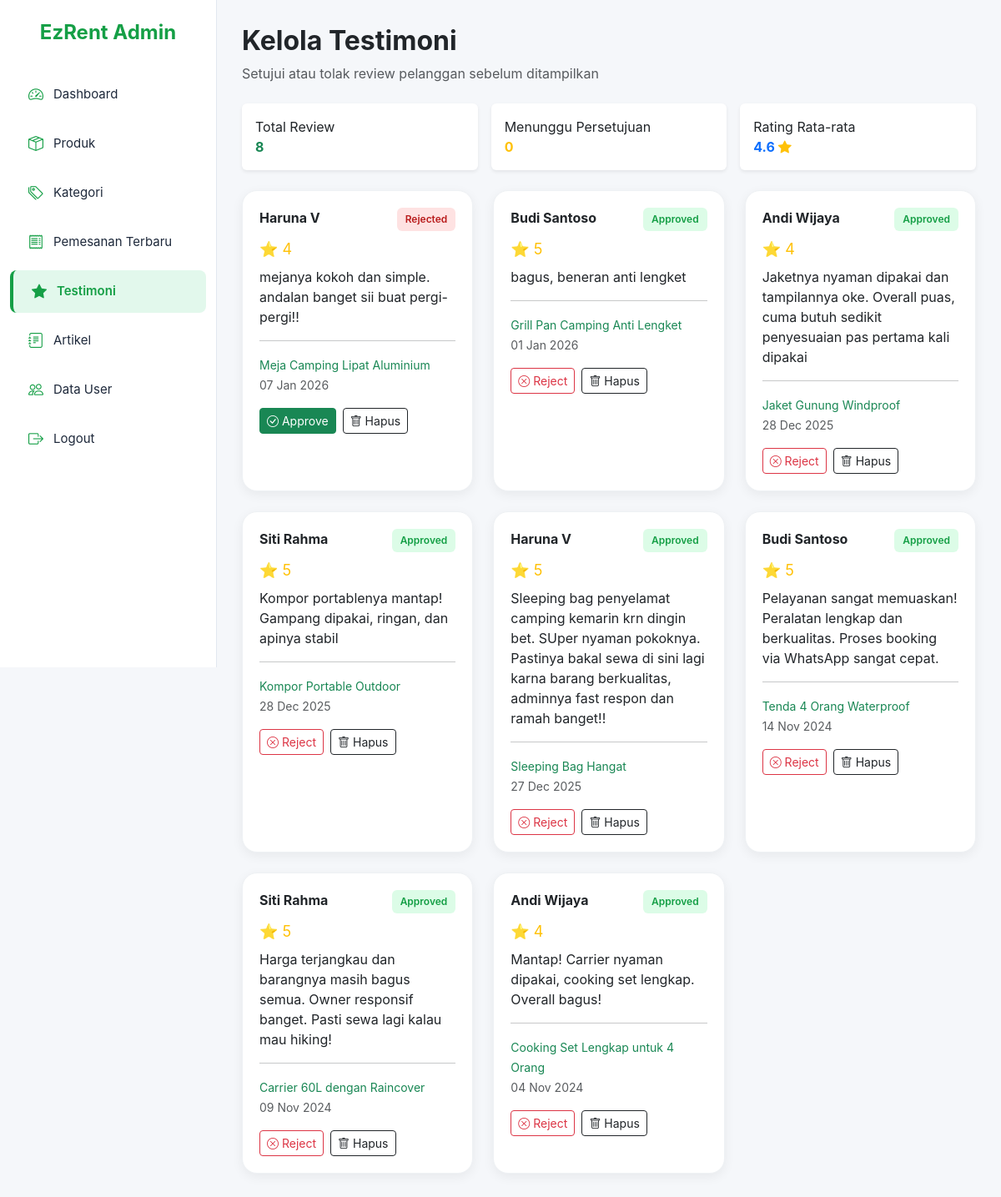
The app's page /index.php/admin/testimoni with its own data.
### tables this page shows
CREATE TABLE `review` (
  `id_review` int(11) NOT NULL,
  `id_transaksi` int(11) DEFAULT NULL,
  `id_user` int(11) DEFAULT NULL,
  `id_produk` int(11) DEFAULT NULL,
  `rating` int(11) DEFAULT NULL,
  `isi_review` text DEFAULT NULL,
  `kelebihan` text DEFAULT NULL,
  `kekurangan` text DEFAULT NULL,
  `status` varchar(20) DEFAULT NULL,
  `created_at` timestamp NOT NULL DEFAULT current_timestamp(),
  `updated_at` timestamp NOT NULL DEFAULT current_timestamp() ON UPDATE current_timestamp()
);

CREATE TABLE `users` (
  `id_user` int(11) NOT NULL,
  `nama_lengkap` varchar(100) DEFAULT NULL,
  `email` varchar(100) DEFAULT NULL,
  `password` varchar(255) DEFAULT NULL,
  `no_telepon` varchar(20) DEFAULT NULL,
  `alamat` text DEFAULT NULL,
  `role` varchar(20) DEFAULT NULL,
  `status` varchar(20) DEFAULT NULL,
  `created_at` timestamp NOT NULL DEFAULT current_timestamp(),
  `updated_at` timestamp NOT NULL DEFAULT current_timestamp() ON UPDATE current_timestamp()
);

CREATE TABLE `produk` (
  `id_produk` int(11) NOT NULL,
  `id_kategori` int(11) DEFAULT NULL,
  `kode_produk` varchar(20) DEFAULT NULL,
  `nama_produk` varchar(100) DEFAULT NULL,
  `deskripsi` text DEFAULT NULL,
  `spesifikasi` text DEFAULT NULL,
  `harga` decimal(10,2) DEFAULT NULL,
  `stok` int(11) DEFAULT NULL,
  `stok_tersedia` int(11) DEFAULT NULL,
  `kondisi` varchar(20) DEFAULT NULL,
  `status` varchar(20) DEFAULT NULL,
  `rating` decimal(2,1) DEFAULT NULL,
  `jumlah_review` int(11) DEFAULT NULL,
  `jumlah_disewa` int(11) DEFAULT NULL,
  `is_recommended` tinyint(1) DEFAULT NULL,
  `created_at` timestamp NOT NULL DEFAULT current_timestamp(),
  `updated_at` timestamp NOT NULL DEFAULT current_timestamp() ON UPDATE current_timestamp()
);

### application/controllers/admin/Testimoni.php (called while the page is built, shortened)
<?php
class Testimoni extends CI_Controller {
    public function __construct()
    {
        $this->load->model('Testimoni_model');
    }
    public function index()
    {
        $data['review'] = $this->Testimoni_model->admin_get_all();
        $data['total_review']     = $this->Testimoni_model->count_all();
        $data['pending_review']   = $this->Testimoni_model->count_pending();
        $data['rating_rata2']     = round($this->Testimoni_model->avg_rating(), 1);
        $this->load->view('admin/testimoni/index', $data);
    }
}

### index.php (called while the page is built, shortened)
<?php
require_once BASEPATH.'core/CodeIgniter.php';

### application/models/Testimoni_model.php (called while the page is built, shortened)
<?php
class Testimoni_model extends CI_Model {
    public function avg_rating()
    {
        $this->db->select_avg('rating');
        $res = $this->db->get('review')->row();
        return $res ? $res->rating : 0;
    }
    public function admin_get_all()
    {
        return $this->db
            ->select("review.*, users.nama_lengkap, produk.nama_produk")
            ->from("review")
            ->join("users", "users.id_user = review.id_user")
            ->join("produk", "produk.id_produk = review.id_produk")
            ->order_by("review.created_at", "DESC")
            ->get()->result();
    }
}

### application/views/admin/testimoni/index.php (the view, shortened to what this page needs)
<!DOCTYPE html>
<html lang="id">
<head>
    <link href="https://cdn.jsdelivr.net/npm/bootstrap@5.3.2/dist/css/bootstrap.min.css" rel="stylesheet">
    <link href="https://cdn.jsdelivr.net/npm/bootstrap-icons@1.11.1/font/bootstrap-icons.css" rel="stylesheet">
</head>
<body>
<div class="sidebar" id="sidebar">
    <h4>EzRent Admin</h4>
    <nav class="nav flex-column">
        <a class="nav-link" href="<?= base_url('admin/dashboard'); ?>"><i class="bi bi-speedometer2"></i> Dashboard</a>
        <a class="nav-link" href="<?= base_url('admin/produk'); ?>"><i class="bi bi-box-seam"></i> Produk</a>
        <a class="nav-link" href="<?= base_url('admin/kategori'); ?>"><i class="bi bi-tags"></i> Kategori</a>
        <a class="nav-link" href="<?= base_url('admin/transaksi'); ?>"><i class="bi bi-receipt"></i> Pemesanan Terbaru</a>
        <a class="nav-link active" href="<?= base_url('admin/testimoni'); ?>"><i class="bi bi-star-fill"></i> Testimoni</a>
        <a class="nav-link" href="<?= base_url('admin/artikel'); ?>"><i class="bi bi-journal-text"></i> Artikel</a>
        <a class="nav-link" href="<?= base_url('admin/user'); ?>"><i class="bi bi-people"></i> Data User</a>
        <a class="nav-link" href="<?= base_url('auth/logout'); ?>"><i class="bi bi-box-arrow-right"></i> Logout</a>
    </nav>
</div>
<div class="main-content">
    <h2 class="fw-bold mb-2">Kelola Testimoni</h2>
    <p class="text-muted mb-4">Setujui atau tolak review pelanggan sebelum ditampilkan</p>
    <div class="row mb-4 g-3">
        <div class="col-lg-4 col-md-4 col-12">
            <div class="card p-3 shadow-sm border-0">
                <div>Total Review</div>
                <div class="text-success fw-bold"><?= $total_review ?></div>
            </div>
        </div>
        <div class="col-lg-4 col-md-4 col-12">
            <div class="card p-3 shadow-sm border-0">
                <div>Menunggu Persetujuan</div>
                <div class="text-warning fw-bold"><?= $pending_review ?></div>
            </div>
        </div>
        <div class="col-lg-4 col-md-4 col-12">
            <div class="card p-3 shadow-sm border-0">
                <div>Rating Rata-rata</div>
                <div class="text-primary fw-bold">
                    <?= $rating_rata2 ?> <i class="bi bi-star-fill text-warning"></i>
                </div>
            </div>
        </div>
    </div>
    <div class="row g-4">
        <?php foreach($review as $r): ?>
        <div class="col-lg-4 col-md-6 col-12">
            <div class="review-card">
                <div class="d-flex justify-content-between">
                    <strong><?= $r->nama_lengkap ?></strong>
                    <span class="badge-status <?= $r->status == 'approved' ? 'approved' : ($r->status == 'rejected' ? 'rejected' : 'pending') ?>">
                        <?= ucfirst($r->status) ?>
                    </span>
                </div>
                <div class="text-warning my-2" style="font-size:18px;">⭐ <?= $r->rating ?></div>
                <p><?= $r->isi_review ?></p>
                <hr>
                <small class="text-success"><?= $r->nama_produk ?></small><br>
                <small class="text-muted"><?= date("d M Y", strtotime($r->created_at)) ?></small>
                <div class="mt-3 d-flex gap-2 flex-wrap">
                    <?php if($r->status != 'approved'): ?>
                        <a href="<?= base_url('admin/testimoni/approve/'.$r->id_review); ?>" class="btn btn-success btn-sm">
                            <i class="bi bi-check-circle"></i> Approve
                        </a>
                    <?php endif; ?>
                    <?php if($r->status != 'rejected'): ?>
                        <a href="<?= base_url('admin/testimoni/reject/'.$r->id_review); ?>" class="btn btn-outline-danger btn-sm">
                            <i class="bi bi-x-circle"></i> Reject
                        </a>
                    <?php endif; ?>
                    <a href="<?= base_url('admin/testimoni/delete/'.$r->id_review); ?>"
                       class="btn btn-outline-dark btn-sm"
                       onclick="return confirm('Yakin ingin menghapus testimoni ini?')">
                        <i class="bi bi-trash"></i> Hapus
                    </a>
                </div>
            </div>
        </div>
        <?php endforeach; ?>
    </div>
</div>
</body>
</html>

### application/views/admin/testimoni/index.php (style rules this page uses)
body { background-color: #f5f7fa; font-family: 'Inter', sans-serif; overflow-x: hidden; }
.sidebar { width: 260px; background-color: #ffffff; height: 100vh; position: fixed; top: 0; left: 0; padding-top: 25px; transition: left 0.3s ease; z-index: 1000; border-right: 1px solid #e2e8f0; }
.sidebar h4 { color: #159F46; text-align: center; font-weight: 700; margin-bottom: 30px; }
.nav-link { color: #1e293b !important; padding: 12px 22px; font-size: 15px; display: flex; align-items: center; gap: 12px; border-radius: 8px; margin: 4px 12px; }
.nav-link.active { background: #e2f8ec; border-left: 4px solid #159F46; color: #159F46 !important; font-weight: 600; }
.nav-link i { color: #159F46; font-size: 18px; }
.main-content { margin-left: 260px; padding: 30px; }
.review-card { background:white; border-radius:18px; padding:20px; box-shadow:0 4px 14px rgba(0,0,0,0.06); border:1px solid #eef1f4; height:100%; }
.badge-status { padding:5px 10px; border-radius:6px; font-size:12px; font-weight:600; }
.approved { background:#DCFCE7; color:#159F46; }
.rejected { background:#fee2e2; color:#b91c1c; }

### records on screen
review: id_user.nama_lengkap "Haruna V", status "Rejected", rating "4", isi_review "mejanya kokoh dan simple. andalan banget sii buat pergi-pergi!!", id_produk.nama_produk "Meja Camping Lipat Aluminium", created_at "07 Jan 2026"
review: id_user.nama_lengkap "Budi Santoso", status "Approved", rating "5", isi_review "bagus, beneran anti lengket", id_produk.nama_produk "Grill Pan Camping Anti Lengket", created_at "01 Jan 2026"
review: id_user.nama_lengkap "Andi Wijaya", status "Approved", rating "4", isi_review "Jaketnya nyaman dipakai dan tampilannya oke. Overall puas, cuma butuh sedikit penyesuaian pas pertama kali dipakai", id_produk.nama_produk "Jaket Gunung Windproof", created_at "28 Dec 2025"
review: id_user.nama_lengkap "Siti Rahma", status "Approved", rating "5", isi_review "Kompor portablenya mantap! Gampang dipakai, ringan, dan apinya stabil", id_produk.nama_produk "Kompor Portable Outdoor", created_at "28 Dec 2025"
review: id_user.nama_lengkap "Haruna V", status "Approved", rating "5", isi_review "Sleeping bag penyelamat camping kemarin krn dingin bet. SUper nyaman pokoknya. Pastinya bakal sewa di sini lagi karna barang berkualitas, adminnya fast respon dan ramah banget!!", id_produk.nama_produk "Sleeping Bag Hangat", created_at "27 Dec 2025"
review: id_user.nama_lengkap "Budi Santoso", status "Approved", rating "5", isi_review "Pelayanan sangat memuaskan! Peralatan lengkap dan berkualitas. Proses booking via WhatsApp sangat cepat.", id_produk.nama_produk "Tenda 4 Orang Waterproof", created_at "14 Nov 2024"
review: id_user.nama_lengkap "Siti Rahma", status "Approved", rating "5", isi_review "Harga terjangkau dan barangnya masih bagus semua. Owner responsif banget. Pasti sewa lagi kalau mau hiking!", id_produk.nama_produk "Carrier 60L dengan Raincover", created_at "09 Nov 2024"
review: id_user.nama_lengkap "Andi Wijaya", status "Approved", rating "4", isi_review "Mantap! Carrier nyaman dipakai, cooking set lengkap. Overall bagus!", id_produk.nama_produk "Cooking Set Lengkap untuk 4 Orang", created_at "04 Nov 2024"

### other values on screen
$total_review "8"
$pending_review "0"
$rating_rata2 "4.6"
